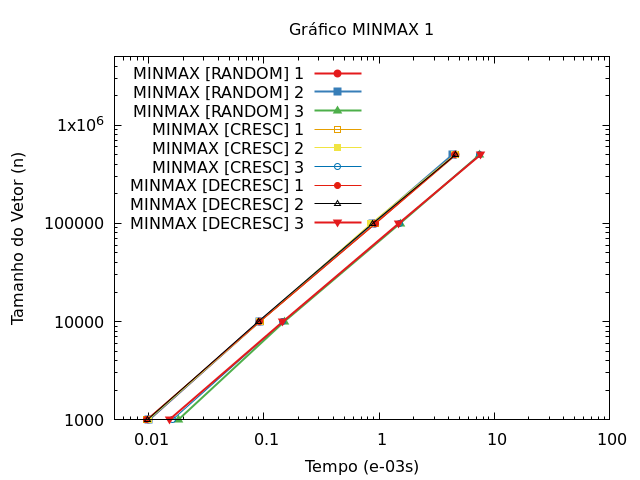

Here is the gnuplot script that generated this plot:
set terminal pngcairo   # Define o formato de saída do gráfico (neste caso, PNG)
set output 'grafico.png'   # Define o nome do arquivo de saída

set title "Gráfico MINMAX 1"   # Título do gráfico
set xlabel "Tempo (e-03s)"       # Rótulo do eixo X
set ylabel "Tamanho do Vetor (n)"       # Rótulo do eixo Y
set logscale xy 
set xrange [0.005:100]
set yrange [1000:5000000]
set key top left

# Define cores RGB personalizadas
set linetype 1 lc rgb "#E41A1C" lw 2 pt 7
set linetype 2 lc rgb "#377EB8" lw 2 pt 5
set linetype 3 lc rgb "#4DAF4A" lw 2 pt 9

# Define o estilo do plot e plota todos os conjuntos de dados em um único comando plot
plot for [i=0:3] 'dados1.txt' every ::i*4::i*4+3 with linespoints lt i+1 title sprintf("MINMAX [RANDOM] %d", i+1), \
     for [i=0:3] 'dados2.txt' every ::i*4::i*4+3 with linespoints lt i+4 title sprintf("MINMAX [CRESC] %d", i+1), \
     for [i=0:3] 'dados3.txt' every ::i*4::i*4+3 with linespoints lt i+7 title sprintf("MINMAX [DECRESC] %d", i+1)
